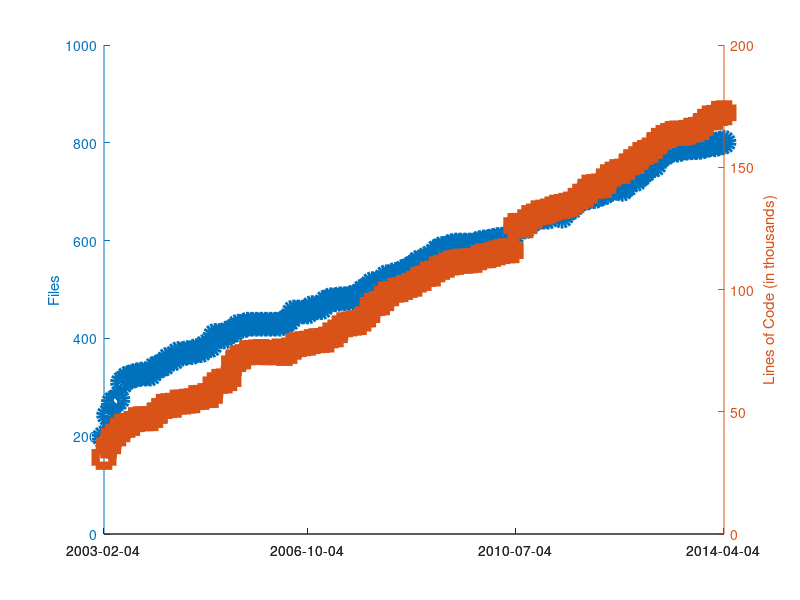

Reproduce this figure in MATLAB.
clear all
clf
hold on

% These data were gathered using version 1.60 of the CLOC perl script:
% http://sourceforge.net/projects/cloc/files/cloc/v1.60/cloc-1.60.pl/download
%
% Lines of code are counted from include/*/*.h and src/*/*.C.
%
% The basic idea (which should be scripted) is to run:
% git checkout `git rev-list -n 1 --before="$my_date" master`
% cloc.pl src/*/*.C include/*/*.h
%
% The output looks like:
%      799 text files.
%      799 unique files.
%        0 files ignored.
%
% http://cloc.sourceforge.net v 1.60  T=3.43 s (233.1 files/s, 91171.7 lines/s)
% -------------------------------------------------------------------------------
% Language                     files          blank        comment           code
% -------------------------------------------------------------------------------
% C++                            416          43101          34649         135725
% C/C++ Header                   383          20283          42494          36260
% -------------------------------------------------------------------------------
% SUM:                           799          63384          77143         171985
% -------------------------------------------------------------------------------
%
% I only gathered the sum of code lines and the number of files, but
% clearly other data is available.
%
% For versions in SVN, the command to update to the version at a particular date is:
% svn update -r {2011-12-04}

% Date, Num Files, Num Lines
data = {
% 2003 - All data from archived svn repo
    % '2003-01-10', 158, 29088 % SVN revision 4 - this is the first revision with trunk/libmesh
    % '2003-01-20', 184, 28937 % SVN revision 11
    % '2003-01-24', 198, 31158 % SVN revision 23
    '2003-02-04', 198, 31344 % SVN revision 47
    '2003-03-04', 243, 36036
    '2003-04-04', 269, 39946
    '2003-05-04', 275, 40941
    '2003-06-04', 310, 44090
    '2003-07-04', 319, 44445
    '2003-08-04', 322, 45225
    '2003-09-04', 325, 46762
    '2003-10-04', 327, 47151
    '2003-11-04', 327, 47152 % Up to now, all the include files were in the same directory
    '2003-12-04', 327, 47184
% 2004 - All data from archived svn repo
    '2004-01-04', 339, 48437
    '2004-02-04', 343, 50455
    '2004-03-04', 347, 52198
    '2004-04-04', 358, 52515
    '2004-05-04', 358, 52653
    '2004-06-04', 369, 53953
    '2004-07-04', 368, 53981
    '2004-08-04', 371, 54316
    '2004-09-04', 371, 54510
    '2004-10-04', 375, 55785
    '2004-11-04', 375, 55880
    '2004-12-04', 384, 56612
% 2005 - All data from archived svn repo
    '2005-01-04', 385, 56674
    '2005-02-04', 406, 61034
    '2005-03-04', 406, 62423
    '2005-04-04', 403, 62595
    '2005-05-04', 412, 63540
    '2005-06-04', 416, 69619
    '2005-07-04', 425, 72092
    '2005-08-04', 425, 72445
    '2005-09-04', 429, 74148
    '2005-10-04', 429, 74263
    '2005-11-04', 429, 74486
    '2005-12-04', 429, 74629
% 2006 - All data from archived svn repo
    '2006-01-04', 429, 74161
    '2006-02-04', 429, 74165
    '2006-03-04', 429, 74170
    '2006-04-04', 429, 74864
    '2006-05-04', 433, 73847
    '2006-06-04', 438, 74681
    '2006-07-04', 454, 76954
    '2006-08-04', 454, 77464
    '2006-09-04', 454, 77843
    '2006-10-04', 454, 78051
    '2006-11-04', 463, 78683
    '2006-12-04', 463, 79057
% 2007 - All data from archived svn repo
    '2007-01-04', 463, 79149
    '2007-02-04', 475, 79344
    '2007-03-04', 479, 81416
    '2007-04-04', 479, 81468
    '2007-05-04', 481, 84312
    '2007-06-04', 481, 85565
    '2007-07-04', 482, 85924
    '2007-08-04', 485, 86248
    '2007-09-04', 487, 86481
    '2007-10-04', 497, 87926
    '2007-11-04', 502, 89687
    '2007-12-04', 512, 93523
% 2008 - All data from archived svn repo
    '2008-01-04', 512, 94263
    '2008-02-04', 515, 94557
    '2008-03-04', 526, 98127
    '2008-04-04', 526, 98256
    '2008-05-04', 531, 99715
    '2008-06-04', 531, 99963
    '2008-07-04', 538, 100839
    '2008-08-04', 542, 101682
    '2008-09-04', 548, 102163
    '2008-10-04', 556, 104185
    '2008-11-04', 558, 104535
    '2008-12-04', 565, 106318
% 2009 - All data from archived svn repo
    '2009-01-04', 565, 106340
    '2009-02-04', 579, 108431
    '2009-03-04', 584, 109050
    '2009-04-04', 584, 109922
    '2009-05-04', 589, 110821
    '2009-06-04', 591, 111094
    '2009-07-04', 591, 111571
    '2009-08-04', 591, 111555
    '2009-09-04', 591, 111746
    '2009-10-04', 591, 111920
    '2009-11-04', 595, 112993
    '2009-12-04', 597, 113744
% 2010 - All data from archived svn repo
    '2010-01-04', 598, 113840
    '2010-02-04', 600, 114378
    '2010-03-04', 602, 114981
    '2010-04-04', 603, 115509
    '2010-05-04', 603, 115821
    '2010-06-04', 603, 115875
    '2010-07-04', 627, 126159
    '2010-08-04', 627, 126217
    '2010-09-04', 628, 126078
    '2010-10-04', 642, 129417
    '2010-11-04', 643, 130045
    '2010-12-04', 648, 131363
% 2011 - All data from archived svn repo
    '2011-01-04', 648, 131644
    '2011-02-04', 648, 132105
    '2011-03-04', 658, 132950
    '2011-04-04', 661, 133643
    '2011-05-04', 650, 133958
    '2011-06-04', 662, 134447
    '2011-07-04', 667, 134938
    '2011-08-04', 679, 136338
    '2011-09-04', 684, 138165
    '2011-10-04', 686, 138627
    '2011-11-04', 690, 141876
    '2011-12-04', 690, 142096
% 2012
    '2012-01-04', 694, 142345
    '2012-02-04', 697, 142585
    '2012-03-04', 703, 146127
    '2012-04-04', 706, 147191
    '2012-05-04', 708, 148202
    '2012-06-04', 705, 148334
    '2012-07-04', 713, 150066
    '2012-08-04', 727, 152269
    '2012-09-04', 725, 152381
    '2012-10-04', 734, 155213 % cloc reports 1092 and 1094 files for Oct/Nov, Don't know what happened...
    '2012-11-04', 743, 156082 % We moved from libmesh/src to src around here so maybe that caused it?
    '2012-12-04', 752, 156903
% 2013
    '2013-01-04', 754, 158689
    '2013-02-04', 770, 161001
    '2013-03-04', 776, 162189
    '2013-04-04', 783, 162986
    '2013-05-04', 785, 163808
    '2013-06-04', 785, 164022
    '2013-07-04', 789, 163854
    '2013-08-04', 789, 164269
    '2013-09-04', 790, 165129
    '2013-10-04', 790, 165447
    '2013-11-04', 791, 166287
    '2013-12-04', 794, 168772
% 2014
    '2014-01-04', 796, 170174
    '2014-02-04', 796, 170395
    '2014-03-04', 799, 172037
    '2014-04-04', 801, 172262
       };

% length works like you would expect it to for cell arrays.
N=length(data);

% Can't plot string data automatically?
x=linspace(1,N,N);

% Only way to set linestyles with plotyy is after the fact, apparently.
% plotyy returns the axis handle first, followed by the two plot handles.
[haxis, h1, h2] = plotyy(x, [data{:,2}], x, [data{:,3}] ./ 1000);

% Label the axes
ylabel (haxis(1), 'Files');
ylabel (haxis(2), 'Lines of Code (in thousands)');

% Make thick lines - this looks better in PDF
set([h1, h2], 'linewidth', 6);

% Turn on markers
set(h1, 'marker', 'o');
set(h2, 'marker', 's');

% Use bigger markers
set([h1, h2], 'markersize', 12);

% Make dashed line?  Aquaterm doesn't seem to properly display this, but it
% does work in the PDF!
set(h1, 'linestyle', '--');

% Set the xticks and labels so that it shows dates instead of numbers.
xticksat = [1 ceil(N/3) floor(2*N/3) N];
set(haxis, 'xtick', xticksat);

for i=1:length(xticksat)
  xtlabels{i} = data{xticksat(i), 1};
end
set(haxis, 'xticklabel', xtlabels);

% Set some "paper" variables.  None of these seem to have any effect?
% set (gcf, "paperposition", [0.25, 0.25, 10.75, 8.25]);
% set (gcf, "papersize", [11, 8.5]);
% set (gcf, "paperorientation", 'landscape');

% Make a PDF of this plot.  I had to mess with setting the size
% manually through the print command, otherwise the right-hand axis
% was cut off.  I just picked 1920x1080 at random and it seemed to
% work...
print('-dpdf', '-S1920,1080', 'cloc_libmesh.pdf', '-FHelvetica:20');
